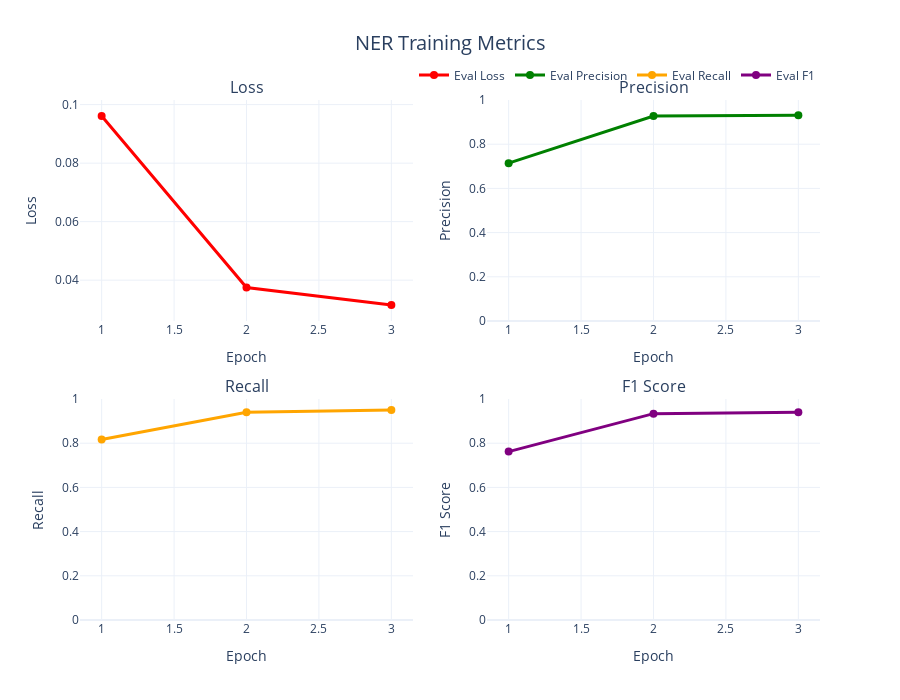
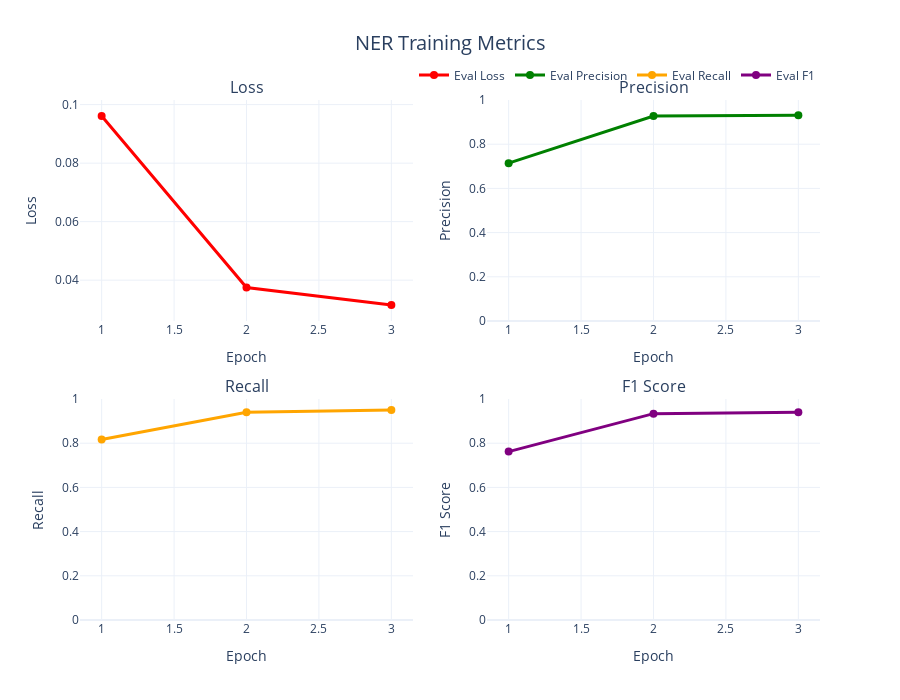

The notebook cell saved with these charts, in order:
### Markdown cell above
### Visualize Training Metrics

Plot the training metrics to see how the model performed:

### Code cell
NERTrainer.plot_training_metrics(trained_trainer, show_plot=True)

### Figure 1 — Plotly figure (JSON) as saved in the notebook; plotly's stock layout.template omitted (floating-point values rounded to 4 significant figures)
{"data": [{"hovertemplate": "Epoch: %{x}<br>Eval Loss: %{y:.4f}<extra></extra>", "line": {"color": "red", "width": 3}, "marker": {"size": 8}, "mode": "lines+markers", "name": "Eval Loss", "x": [1.0, 2.0, 3.0], "y": [0.09609, 0.03746, 0.03153], "type": "scatter", "xaxis": "x", "yaxis": "y"}, {"hovertemplate": "Epoch: %{x}<br>Precision: %{y:.3f}<extra></extra>", "line": {"color": "green", "width": 3}, "marker": {"size": 8}, "mode": "lines+markers", "name": "Eval Precision", "x": [1.0, 2.0, 3.0], "y": [0.7143, 0.9276, 0.9314], "type": "scatter", "xaxis": "x2", "yaxis": "y2"}, {"hovertemplate": "Epoch: %{x}<br>Recall: %{y:.3f}<extra></extra>", "line": {"color": "orange", "width": 3}, "marker": {"size": 8}, "mode": "lines+markers", "name": "Eval Recall", "x": [1.0, 2.0, 3.0], "y": [0.8167, 0.94, 0.95], "type": "scatter", "xaxis": "x3", "yaxis": "y3"}, {"hovertemplate": "Epoch: %{x}<br>F1: %{y:.3f}<extra></extra>", "line": {"color": "purple", "width": 3}, "marker": {"size": 8}, "mode": "lines+markers", "name": "Eval F1", "x": [1.0, 2.0, 3.0], "y": [0.7621, 0.9338, 0.9406], "type": "scatter", "xaxis": "x4", "yaxis": "y4"}], "layout": {"xaxis": {"anchor": "y", "domain": [0.0, 0.45], "title": {"text": "Epoch"}}, "yaxis": {"anchor": "x", "domain": [0.575, 1.0], "title": {"text": "Loss"}}, "xaxis2": {"anchor": "y2", "domain": [0.55, 1.0], "title": {"text": "Epoch"}}, "yaxis2": {"anchor": "x2", "domain": [0.575, 1.0], "title": {"text": "Precision"}, "range": [0, 1]}, "xaxis3": {"anchor": "y3", "domain": [0.0, 0.45], "title": {"text": "Epoch"}}, "yaxis3": {"anchor": "x3", "domain": [0.0, 0.425], "title": {"text": "Recall"}, "range": [0, 1]}, "xaxis4": {"anchor": "y4", "domain": [0.55, 1.0], "title": {"text": "Epoch"}}, "yaxis4": {"anchor": "x4", "domain": [0.0, 0.425], "title": {"text": "F1 Score"}, "range": [0, 1]}, "annotations": [{"font": {"size": 16}, "showarrow": false, "text": "Loss", "x": 0.225, "xanchor": "center", "xref": "paper", "y": 1.0, "yanchor": "bottom", "yref": "paper"}, {"font": {"size": 16}, "showarrow": false, "text": "Precision", "x": 0.775, "xanchor": "center", "xref": "paper", "y": 1.0, "yanchor": "bottom", "yref": "paper"}, {"font": {"size": 16}, "showarrow": false, "text": "Recall", "x": 0.225, "xanchor": "center", "xref": "paper", "y": 0.425, "yanchor": "bottom", "yref": "paper"}, {"font": {"size": 16}, "showarrow": false, "text": "F1 Score", "x": 0.775, "xanchor": "center", "xref": "paper", "y": 0.425, "yanchor": "bottom", "yref": "paper"}], "title": {"font": {"size": 20}, "text": "NER Training Metrics", "x": 0.5, "xanchor": "center"}, "legend": {"orientation": "h", "yanchor": "bottom", "y": 1.02, "xanchor": "right", "x": 1}, "height": 700, "width": 900, "showlegend": true}}

### Figure 2 — Plotly figure (JSON) as saved in the notebook; plotly's stock layout.template omitted (floating-point values rounded to 4 significant figures)
{"data": [{"hovertemplate": "Epoch: %{x}<br>Eval Loss: %{y:.4f}<extra></extra>", "line": {"color": "red", "width": 3}, "marker": {"size": 8}, "mode": "lines+markers", "name": "Eval Loss", "x": [1.0, 2.0, 3.0], "y": [0.09609, 0.03746, 0.03153], "type": "scatter", "xaxis": "x", "yaxis": "y"}, {"hovertemplate": "Epoch: %{x}<br>Precision: %{y:.3f}<extra></extra>", "line": {"color": "green", "width": 3}, "marker": {"size": 8}, "mode": "lines+markers", "name": "Eval Precision", "x": [1.0, 2.0, 3.0], "y": [0.7143, 0.9276, 0.9314], "type": "scatter", "xaxis": "x2", "yaxis": "y2"}, {"hovertemplate": "Epoch: %{x}<br>Recall: %{y:.3f}<extra></extra>", "line": {"color": "orange", "width": 3}, "marker": {"size": 8}, "mode": "lines+markers", "name": "Eval Recall", "x": [1.0, 2.0, 3.0], "y": [0.8167, 0.94, 0.95], "type": "scatter", "xaxis": "x3", "yaxis": "y3"}, {"hovertemplate": "Epoch: %{x}<br>F1: %{y:.3f}<extra></extra>", "line": {"color": "purple", "width": 3}, "marker": {"size": 8}, "mode": "lines+markers", "name": "Eval F1", "x": [1.0, 2.0, 3.0], "y": [0.7621, 0.9338, 0.9406], "type": "scatter", "xaxis": "x4", "yaxis": "y4"}], "layout": {"xaxis": {"anchor": "y", "domain": [0.0, 0.45], "title": {"text": "Epoch"}}, "yaxis": {"anchor": "x", "domain": [0.575, 1.0], "title": {"text": "Loss"}}, "xaxis2": {"anchor": "y2", "domain": [0.55, 1.0], "title": {"text": "Epoch"}}, "yaxis2": {"anchor": "x2", "domain": [0.575, 1.0], "title": {"text": "Precision"}, "range": [0, 1]}, "xaxis3": {"anchor": "y3", "domain": [0.0, 0.45], "title": {"text": "Epoch"}}, "yaxis3": {"anchor": "x3", "domain": [0.0, 0.425], "title": {"text": "Recall"}, "range": [0, 1]}, "xaxis4": {"anchor": "y4", "domain": [0.55, 1.0], "title": {"text": "Epoch"}}, "yaxis4": {"anchor": "x4", "domain": [0.0, 0.425], "title": {"text": "F1 Score"}, "range": [0, 1]}, "annotations": [{"font": {"size": 16}, "showarrow": false, "text": "Loss", "x": 0.225, "xanchor": "center", "xref": "paper", "y": 1.0, "yanchor": "bottom", "yref": "paper"}, {"font": {"size": 16}, "showarrow": false, "text": "Precision", "x": 0.775, "xanchor": "center", "xref": "paper", "y": 1.0, "yanchor": "bottom", "yref": "paper"}, {"font": {"size": 16}, "showarrow": false, "text": "Recall", "x": 0.225, "xanchor": "center", "xref": "paper", "y": 0.425, "yanchor": "bottom", "yref": "paper"}, {"font": {"size": 16}, "showarrow": false, "text": "F1 Score", "x": 0.775, "xanchor": "center", "xref": "paper", "y": 0.425, "yanchor": "bottom", "yref": "paper"}], "title": {"font": {"size": 20}, "text": "NER Training Metrics", "x": 0.5, "xanchor": "center"}, "legend": {"orientation": "h", "yanchor": "bottom", "y": 1.02, "xanchor": "right", "x": 1}, "height": 700, "width": 900, "showlegend": true}}
